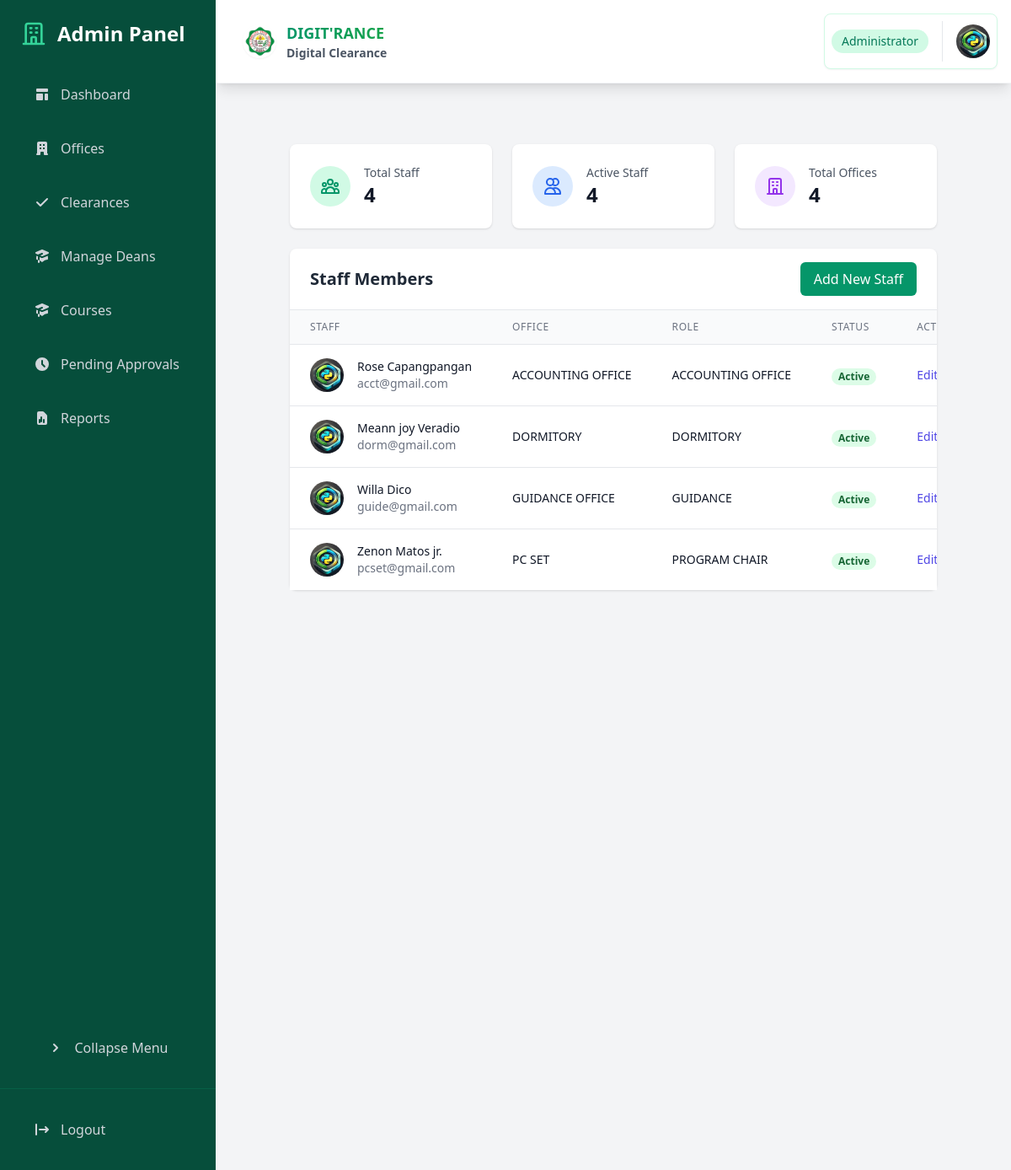
The app's page /dashboard/admin/staff/ (signed in) with its own data.
### core/models.py (models this page shows, shortened)
class Staff(models.Model):
    user = models.OneToOneField(User, on_delete=models.CASCADE)
    office = models.ForeignKey(Office, on_delete=models.CASCADE, related_name='staff')
    role = models.CharField(max_length=100)
    is_dormitory_owner = models.BooleanField(default=False)
    profile_picture = models.ImageField(upload_to='staff_profiles/', null=True, blank=True)
    def get_profile_picture_url(self):
        return self.profile_picture.url if self.profile_picture else static('img/default-profile.png')

class Office(models.Model):
    OFFICE_TYPES = [
        ('SET', 'SET'),
        ('STE', 'STE'),
        ('SOCJE', 'SOCJE'),
        ('SAFES', 'SAFES'),
        ('SSB SET', 'SSB SET'),
        ('SSB STE', 'SSB STE'),
        ('SSB SOCJE', 'SSB SOCJE'),
        ('SSB SAFES', 'SSB SAFES'),
        ('OTHER', 'OTHER'),
    ]
    name = models.CharField(max_length=255, unique=True)
    office_type = models.CharField(max_length=50, choices=OFFICE_TYPES, default='OTHER')
    affiliated_dean = models.ForeignKey(Dean, on_delete=models.SET_NULL, null=True, blank=True)
    description = models.TextField(blank=True, null=True)
    location = models.CharField(max_length=255, blank=True, null=True)
    contact_number = models.CharField(max_length=50, blank=True, null=True)
    email = models.EmailField(blank=True, null=True)
    created_at = models.DateTimeField(auto_now_add=True)

### core/views.py (the view)
# urls.py: path('dashboard/admin/staff/', views.admin_staff, name='admin_staff'),
@login_required
@user_passes_test(lambda u: u.is_superuser)
def admin_staff(request):
    staff = Staff.objects.select_related('user', 'office').all().order_by('office__name', 'user__first_name')
    return render(request, 'admin/staff.html', {
        'staff': staff,
        'statistics': {
            'total_staff': staff.count(),
            'active_staff': staff.filter(user__is_active=True).count(),
            'total_offices': Office.objects.count(),
            'staff_by_office': Office.objects.annotate(staff_count=Count('staff')),
        }
    })

### core/models.py (called while the page is built)
    def get_profile_picture_url(self):
        return self.profile_picture.url if self.profile_picture else static('img/default-profile.png')

### templates/admin/staff.html (shortened to what this page needs)
{% extends 'admin/base_admin.html' %}
{% load static %}
{% block admin_content %}
<div class="p-6 space-y-6">
    <div class="grid grid-cols-1 md:grid-cols-3 gap-6">
        <div class="bg-white rounded-lg shadow p-6">
            <div class="flex items-center">
                <div class="p-3 rounded-full bg-emerald-100 mr-4">
                </div>
                <div>
                    <p class="text-sm font-medium text-gray-600">Total Staff</p>
                    <p class="text-2xl font-bold text-gray-900">{{ statistics.total_staff }}</p>
                </div>
            </div>
        </div>
        <div class="bg-white rounded-lg shadow p-6">
            <div class="flex items-center">
                <div class="p-3 rounded-full bg-blue-100 mr-4">
                    <svg class="w-6 h-6 text-blue-600" fill="none" stroke="currentColor" viewBox="0 0 24 24">
                        <path stroke-linecap="round" stroke-linejoin="round" stroke-width="2" d="M12 4.354a4 4 0 110 5.292M15 21H3v-1a6 6 0 0112 0v1zm0 0h6v-1a6 6 0 00-9-5.197M13 7a4 4 0 11-8 0 4 4 0 018 0z" />
                    </svg>
                </div>
                <div>
                    <p class="text-sm font-medium text-gray-600">Active Staff</p>
                    <p class="text-2xl font-bold text-gray-900">{{ statistics.active_staff }}</p>
                </div>
            </div>
        </div>
        <div class="bg-white rounded-lg shadow p-6">
            <div class="flex items-center">
                <div class="p-3 rounded-full bg-purple-100 mr-4">
                    <svg class="w-6 h-6 text-purple-600" fill="none" stroke="currentColor" viewBox="0 0 24 24">
                        <path stroke-linecap="round" stroke-linejoin="round" stroke-width="2" d="M19 21V5a2 2 0 00-2-2H7a2 2 0 00-2 2v16m14 0h2m-2 0h-5m-9 0H3m2 0h5M9 7h1m-1 4h1m4-4h1m-1 4h1m-5 10v-5a1 1 0 011-1h2a1 1 0 011 1v5m-4 0h4" />
                    </svg>
                </div>
                <div>
                    <p class="text-sm font-medium text-gray-600">Total Offices</p>
                    <p class="text-2xl font-bold text-gray-900">{{ statistics.total_offices }}</p>
                </div>
            </div>
        </div>
    </div>
    <div class="bg-white rounded-lg shadow">
        <div class="px-6 py-4 border-b border-gray-200">
            <div class="flex justify-between items-center">
                <h2 class="text-xl font-semibold text-gray-800">Staff Members</h2>
                <a href="{% url 'admin_staff_add' %}" class="bg-emerald-600 text-white px-4 py-2 rounded-md hover:bg-emerald-700 transition duration-150">
                    Add New Staff
                </a>
            </div>
        </div>
        <div class="overflow-x-auto">
            <table class="min-w-full divide-y divide-gray-200">
                <thead class="bg-gray-50">
                    <tr>
                        <th class="px-6 py-3 text-left text-xs font-medium text-gray-500 uppercase tracking-wider">Staff</th>
                        <th class="px-6 py-3 text-left text-xs font-medium text-gray-500 uppercase tracking-wider">Office</th>
                        <th class="px-6 py-3 text-left text-xs font-medium text-gray-500 uppercase tracking-wider">Role</th>
                        <th class="px-6 py-3 text-left text-xs font-medium text-gray-500 uppercase tracking-wider">Status</th>
                        <th class="px-6 py-3 text-left text-xs font-medium text-gray-500 uppercase tracking-wider">Actions</th>
                    </tr>
                </thead>
                <tbody class="bg-white divide-y divide-gray-200">
                    {% for staff_member in staff %}
                    <tr>
                        <td class="px-6 py-4 whitespace-nowrap">
                            <div class="flex items-center">
                                <div class="flex-shrink-0 h-10 w-10">
                                    <img class="h-10 w-10 rounded-full object-cover"
                                         src="{{ staff_member.get_profile_picture_url }}"
                                         alt="{{ staff_member.user.get_full_name }}">
                                </div>
                                <div class="ml-4">
                                    <div class="text-sm font-medium text-gray-900">
                                        {{ staff_member.user.get_full_name }}
                                    </div>
                                    <div class="text-sm text-gray-500">
                                        {{ staff_member.user.email }}
                                    </div>
                                </div>
                            </div>
                        </td>
                        <td class="px-6 py-4 whitespace-nowrap">
                            <div class="text-sm text-gray-900">{{ staff_member.office.name }}</div>
                        </td>
                        <td class="px-6 py-4 whitespace-nowrap">
                            <div class="text-sm text-gray-900">{{ staff_member.role }}</div>
                        </td>
                        <td class="px-6 py-4 whitespace-nowrap">
                            <span class="px-2 inline-flex text-xs leading-5 font-semibold rounded-full
                                       {% if staff_member.user.is_active %}
                                       bg-green-100 text-green-800
                                       {% else %}
                                       bg-red-100 text-red-800
                                       {% endif %}">
                                {{ staff_member.user.is_active|yesno:"Active,Inactive" }}
                            </span>
                        </td>
                        <td class="px-6 py-4 whitespace-nowrap text-sm font-medium">
                            <a href="{% url 'admin_staff_edit' staff_member.id %}"
                               class="text-indigo-600 hover:text-indigo-900 mr-3">Edit</a>
                        </td>
                    </tr>
                    {% empty %}
                    <tr>
                        <td colspan="5" class="px-6 py-4 text-center text-gray-500">
                            No staff members found
                        </td>
                    </tr>
                    {% endfor %}
                </tbody>
            </table>
        </div>
    </div>
</div>
{% endblock %}

### records on screen
Staff: user.get_full_name "Rose Capangpangan", user.email "acct@gmail.com", office.name "ACCOUNTING OFFICE", role "ACCOUNTING OFFICE", user.is_active "Active"
Staff: user.get_full_name "Meann joy Veradio", user.email "dorm@gmail.com", office.name "DORMITORY", role "DORMITORY", user.is_active "Active"
Staff: user.get_full_name "Willa Dico", user.email "guide@gmail.com", office.name "GUIDANCE OFFICE", role "GUIDANCE", user.is_active "Active"
Staff: user.get_full_name "Zenon Matos jr.", user.email "pcset@gmail.com", office.name "PC SET", role "PROGRAM CHAIR", user.is_active "Active"

### other values on screen
{{ statistics.total_staff }} "4"
{{ statistics.active_staff }} "4"
{{ statistics.total_offices }} "4"
